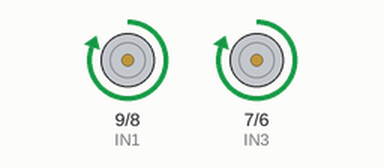
Simulated run of this sketch. Board: Arduino Uno, built with avr-gcc and run on an emulated ATmega328P. Shown: motor-driver pin pairs drawn as motors (green arrow = first pin HIGH = forward, orange = second pin HIGH = backward, longer = more drive, scaled by the enable pin).

Above: at 0.1 s.
At 12.1 s:
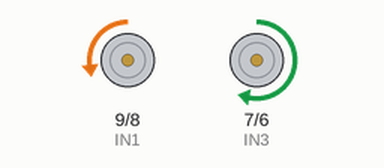
At 23.1 s:
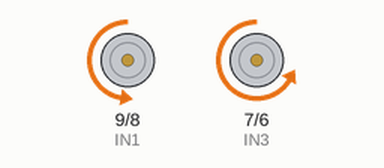
At 32.1 s:
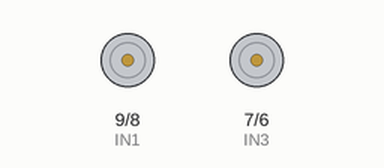
Timing chart, 0 to 37.5 s (numbered marks = the images above):
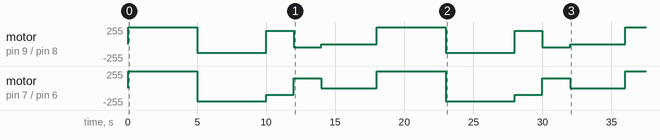

Measured:
- by itself, motor on pin 9 (IN1) / pin 8 (IN2): stopped → forward 255/255 at 0.00 s, → backward 128/255 5.0 s later, → forward 200/255 5.0 s later, → backward 50/255 2.0 s later, … (11 changes in this stretch)
- by itself, motor on pin 7 (IN3) / pin 6 (IN4): stopped → forward 255/255 at 0.00 s, → backward 200/255 5.0 s later, → backward 100/255 5.0 s later, → forward 150/255 2.0 s later, … (11 changes in this stretch)

The sketch:

Practica18_L298_motor_control.ino
```cpp
//Practica18 L298 motor control

//Motor A pins
int ENA=10;  //PWM
int IN1=9;
int IN2=8;

//Motor B
int ENB=5;  //PWM
int IN3=7;
int IN4=6;

void setup() {
  pinMode(ENA,OUTPUT);
  pinMode(ENB,OUTPUT);
  pinMode(IN1,OUTPUT);
  pinMode(IN2,OUTPUT);
  pinMode(IN3,OUTPUT);
  pinMode(IN4,OUTPUT);
}

//Escribimos las diferentes secuencias
void Adelante(){
  //Direccion MotorA
  digitalWrite(IN1,HIGH);
  digitalWrite(IN2,LOW);
  analogWrite(ENA,255);  //velocidad 0-255  0-5Vcc

  //Direccion MotorB
  digitalWrite(IN3,HIGH);
  digitalWrite(IN4,LOW);
  analogWrite(ENB,255);
}

void Atras(){
  //Direccion MotorA
  digitalWrite(IN1,LOW);
  digitalWrite(IN2,HIGH);
  analogWrite(ENA,128);

  //Direccion MotorB
  digitalWrite(IN3,LOW);
  digitalWrite(IN4,HIGH);
  analogWrite(ENB,200);
}

void Derecha(){
  //Dirección MotorA
  digitalWrite(IN1,HIGH); //direccion giro
  digitalWrite(IN2,LOW);
  analogWrite(ENA,200);  //velocidad 0-255, 0-5Vcc

  //Direccion MotorB
  digitalWrite(IN3,LOW);
  digitalWrite(IN4,HIGH);
  analogWrite(ENB,100);
}

void Izquierda(){
  //Dirección MotorA
  digitalWrite(IN1,LOW);
  digitalWrite(IN2,HIGH);
  analogWrite(ENA,50);
  //Dirección MotorB
  digitalWrite(IN3,HIGH);
  digitalWrite(IN4,LOW);
  analogWrite(ENB,150);
}

void Parar(){
  //Dirección MotorA
  digitalWrite(IN1,LOW);
  digitalWrite(IN2,LOW);
  analogWrite(ENA,0);
  //Dirección MotorA
  digitalWrite(IN3,LOW);
  digitalWrite(IN4,LOW);
  analogWrite(ENB,0);
}

void loop() {
//LLamamos a las rutinas anteriores
  Adelante();
  delay(5000);
  Atras();
  delay(5000);
  Derecha();
  delay(2000);
  Izquierda();
  delay(2000);
  Parar();
  delay(4000);

}
```
